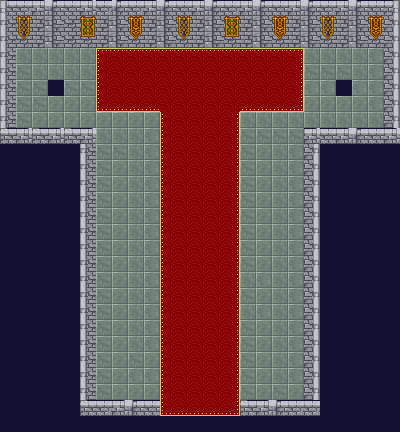

A 2D game scene composited from a Tiled map and its tileset images. What follows is a short description and the map's XML, with each tile layer's data collapsed to a summary:
An orthogonal 25x27 tile map with 16x16 px tiles, 2 tile layers (Tile Layer 1, Tile Layer 2), 2 tilesets and 93 objects (83x blocker, 5x overworld, 3x start point, dungeon2, dungeon4).

<map version="1.0" orientation="orthogonal" width="25" height="27" tilewidth="16" tileheight="16" backgroundcolor="#130f30">
 <tileset firstgid="1" name="tileset2" tilewidth="16" tileheight="16">
  <image source="../graphics/tileset2.png" width="160" height="180" />
 </tileset>
 <tileset firstgid="111" name="tileset3" tilewidth="16" tileheight="16">
  <image source="../graphics/tileset3.png" width="176" height="192" />
 </tileset>
 <layer name="Tile Layer 1" width="25" height="27">
  <data>[675 cells, 478 non-empty, 34 distinct tile ids]</data>
 </layer>
 <objectgroup name="Object Layer 1" width="25" height="27">
  <object name="start point" gid="73" x="192" y="416">
   <properties>
    <property name="direction" value="up" />
    <property name="state" value="overworld" />
   </properties>
  </object>
  <object name="portal" type="overworld" gid="89" x="224" y="432" />
  <object name="portal" type="overworld" gid="89" x="208" y="432" />
  <object name="portal" type="overworld" gid="89" x="192" y="432" />
  <object name="portal" type="overworld" gid="89" x="176" y="432" />
  <object name="portal" type="overworld" gid="89" x="160" y="432" />
  <object name="blocker" gid="70" x="304" y="144" />
  <object name="blocker" gid="70" x="320" y="144" />
  <object name="blocker" gid="70" x="336" y="144" />
  <object name="blocker" gid="70" x="352" y="144" />
  <object name="blocker" gid="70" x="368" y="144" />
  <object name="blocker" gid="70" x="384" y="128" />
  <object name="blocker" gid="70" x="384" y="96" />
  <object name="blocker" gid="70" x="384" y="112" />
  <object name="blocker" gid="70" x="384" y="80" />
  <object name="blocker" gid="70" x="384" y="64" />
  <object name="blocker" gid="70" x="368" y="48" />
  <object name="blocker" gid="70" x="352" y="48" />
  <object name="blocker" gid="70" x="336" y="48" />
  <object name="blocker" gid="70" x="320" y="48" />
  <object name="blocker" gid="70" x="304" y="48" />
  <object name="blocker" gid="70" x="288" y="48" />
  <object name="blocker" gid="70" x="272" y="48" />
  <object name="blocker" gid="70" x="256" y="48" />
  <object name="blocker" gid="70" x="240" y="48" />
  <object name="blocker" gid="70" x="224" y="48" />
  <object name="blocker" gid="70" x="208" y="48" />
  <object name="blocker" gid="70" x="192" y="48" />
  <object name="blocker" gid="70" x="176" y="48" />
  <object name="blocker" gid="70" x="160" y="48" />
  <object name="blocker" gid="70" x="144" y="48" />
  <object name="blocker" gid="70" x="128" y="48" />
  <object name="blocker" gid="70" x="112" y="48" />
  <object name="blocker" gid="70" x="96" y="48" />
  <object name="blocker" gid="70" x="80" y="48" />
  <object name="blocker" gid="70" x="64" y="48" />
  <object name="blocker" gid="70" x="48" y="48" />
  <object name="blocker" gid="70" x="32" y="48" />
  <object name="blocker" gid="70" x="16" y="48" />
  <object name="blocker" gid="70" x="0" y="64" />
  <object name="blocker" gid="70" x="0" y="80" />
  <object name="blocker" gid="70" x="0" y="96" />
  <object name="blocker" gid="70" x="0" y="112" />
  <object name="blocker" gid="70" x="0" y="128" />
  <object name="blocker" gid="70" x="16" y="144" />
  <object name="blocker" gid="70" x="32" y="144" />
  <object name="blocker" gid="70" x="48" y="144" />
  <object name="blocker" gid="70" x="64" y="144" />
  <object name="blocker" gid="70" x="80" y="144" />
  <object name="blocker" gid="70" x="80" y="160" />
  <object name="blocker" gid="70" x="80" y="176" />
  <object name="blocker" gid="70" x="80" y="192" />
  <object name="blocker" gid="70" x="80" y="208" />
  <object name="blocker" gid="70" x="80" y="224" />
  <object name="blocker" gid="70" x="80" y="240" />
  <object name="blocker" gid="70" x="80" y="256" />
  <object name="blocker" gid="70" x="80" y="272" />
  <object name="blocker" gid="70" x="80" y="288" />
  <object name="blocker" gid="70" x="80" y="304" />
  <object name="blocker" gid="70" x="80" y="320" />
  <object name="blocker" gid="70" x="80" y="336" />
  <object name="blocker" gid="70" x="80" y="352" />
  <object name="blocker" gid="70" x="80" y="368" />
  <object name="blocker" gid="70" x="80" y="384" />
  <object name="blocker" gid="70" x="80" y="400" />
  <object name="blocker" gid="70" x="96" y="416" />
  <object name="blocker" gid="70" x="112" y="416" />
  <object name="blocker" gid="70" x="128" y="416" />
  <object name="blocker" gid="70" x="144" y="416" />
  <object name="blocker" gid="70" x="240" y="416" />
  <object name="blocker" gid="70" x="256" y="416" />
  <object name="blocker" gid="70" x="272" y="416" />
  <object name="blocker" gid="70" x="288" y="416" />
  <object name="blocker" gid="70" x="304" y="400" />
  <object name="blocker" gid="70" x="304" y="368" />
  <object name="blocker" gid="70" x="304" y="384" />
  <object name="blocker" gid="70" x="304" y="352" />
  <object name="blocker" gid="70" x="304" y="320" />
  <object name="blocker" gid="70" x="304" y="336" />
  <object name="blocker" gid="70" x="304" y="288" />
  <object name="blocker" gid="70" x="304" y="304" />
  <object name="blocker" gid="70" x="304" y="272" />
  <object name="blocker" gid="70" x="304" y="256" />
  <object name="blocker" gid="70" x="304" y="224" />
  <object name="blocker" gid="70" x="304" y="240" />
  <object name="blocker" gid="70" x="304" y="208" />
  <object name="blocker" gid="70" x="304" y="176" />
  <object name="blocker" gid="70" x="304" y="192" />
  <object name="blocker" gid="70" x="304" y="160" />
  <object name="portal" type="dungeon2" gid="89" x="48" y="96" />
  <object name="start point" gid="73" x="48" y="112">
   <properties>
    <property name="direction" value="down" />
    <property name="state" value="dungeon2" />
   </properties>
  </object>
  <object name="portal" type="dungeon4" gid="89" x="336" y="96" />
  <object name="start point" gid="73" x="336" y="112">
   <properties>
    <property name="direction" value="down" />
    <property name="state" value="dungeon4" />
   </properties>
  </object>
 </objectgroup>
 <layer name="Tile Layer 2" width="25" height="27">
  <data>[675 cells, 16 non-empty, 6 distinct tile ids]</data>
 </layer>
</map>